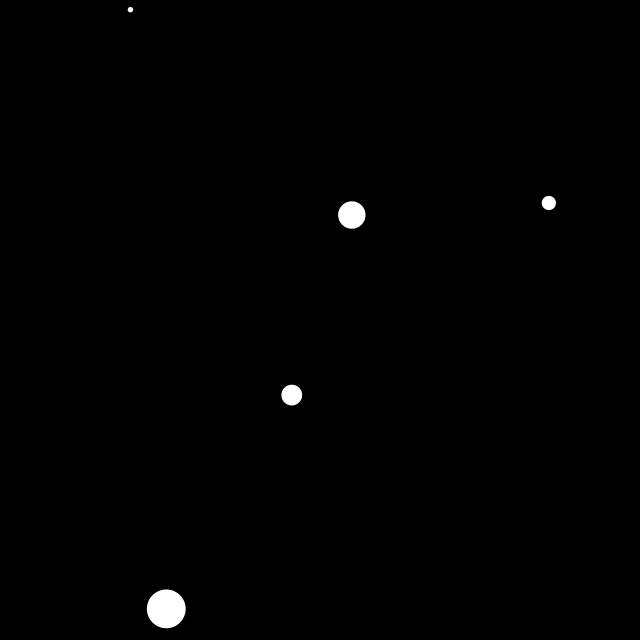
Frame 1 (no input)
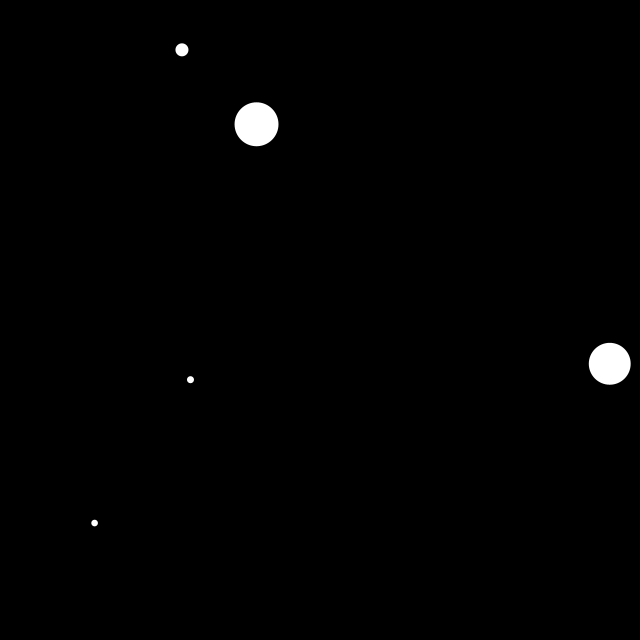
Frame 60 (the mouse pressed at the canvas centre just before this capture)
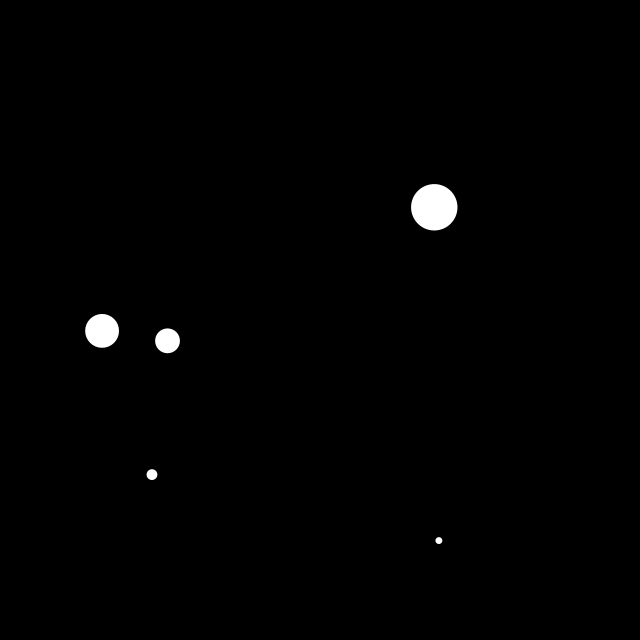
Frame 120 (the mouse held since frame 60 and released just before this capture)

The Processing sketch that drew these frames (run headless with seeded random() and noise(); from frame 60 on, the mouse is pressed at the canvas centre):

// Processing sketch: RAINROOM1
// ── RAINROOM1.pde
void setup(){
  size(640,640);
  background(0);
  noStroke();
}

void draw(){
  background(0);
  for(int i=0; i<5;i++){
    float randomWidth=random(60);
    ellipse( random(width), random(height), randomWidth, randomWidth);
  }}
  
